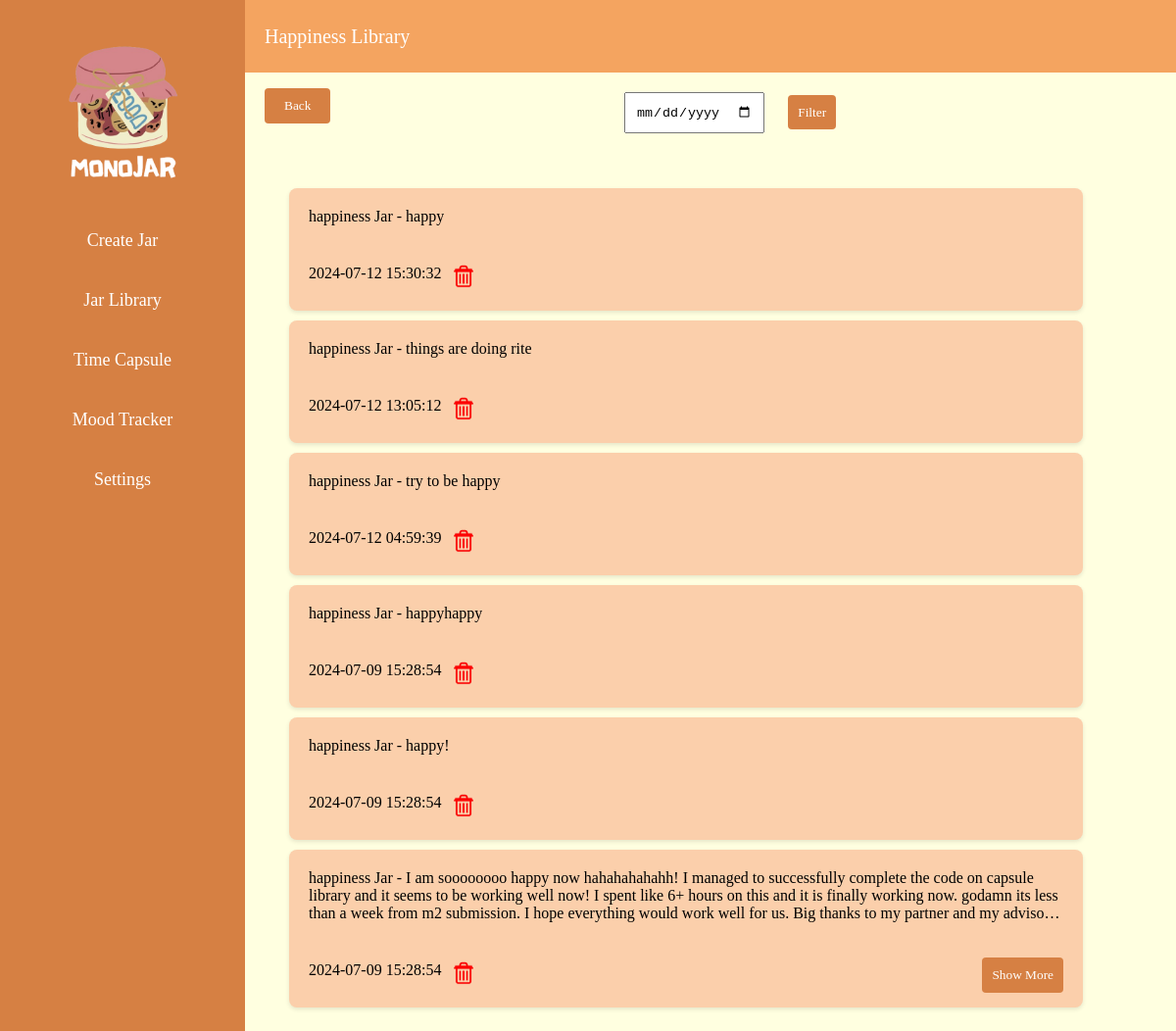
/happinessLibrary/wangjiaa, run on an earlier commit of the app's database.
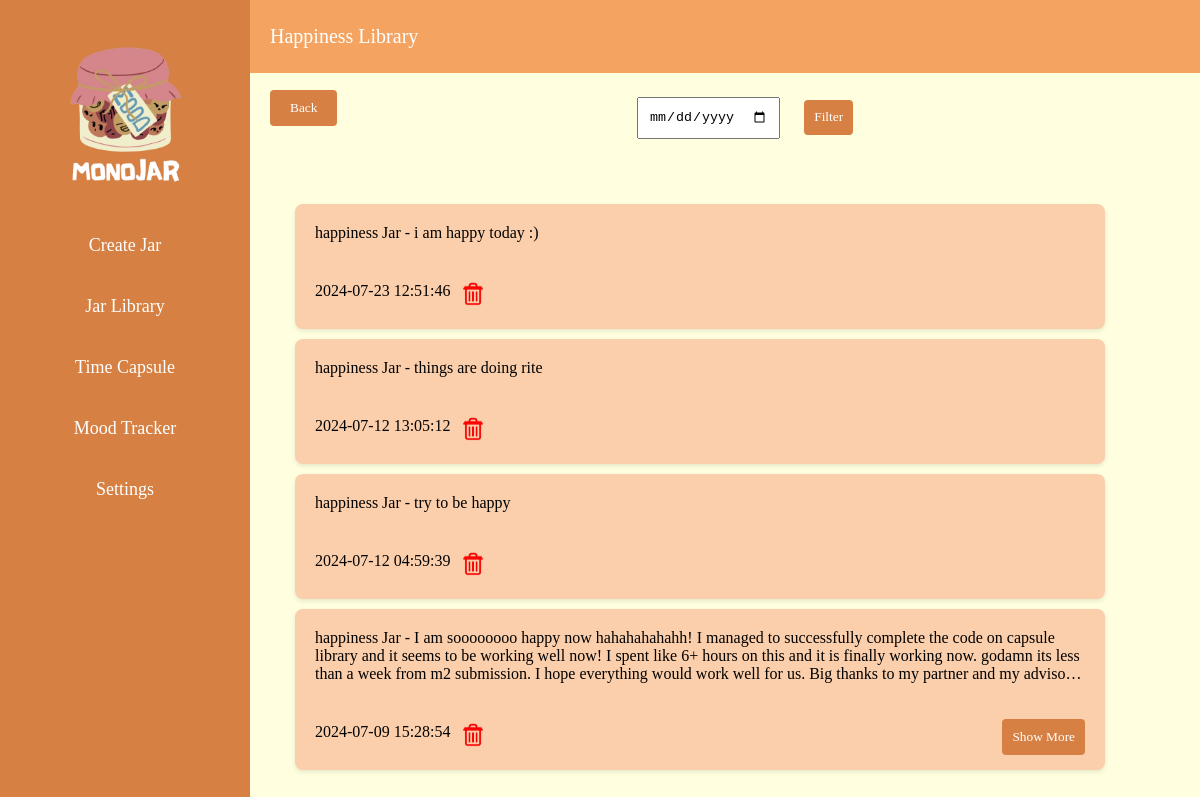
And on a later commit of the database.
### tables this page shows
CREATE TABLE jars (
                id INTEGER PRIMARY KEY AUTOINCREMENT,
                username TEXT NOT NULL,
                type TEXT NOT NULL,
                content TEXT NOT NULL, created_at TIMESTAMP,
                FOREIGN KEY (username) REFERENCES users(username) ON DELETE CASCADE
            );

### Backend/app.py (the view)
@app.route('/happinessLibrary/<username>')
def happiness_library(username):
    jars = query_jars(username, 'happiness')
    return render_template('happinessLibrary.html', jars=jars, username=username)

### Backend/app.py (called while the page is built)
def query_jars(username, jar_type):
    conn = get_db()
    cursor = conn.cursor()
    cursor.execute('''
        SELECT id, type, content, created_at
        FROM jars
        WHERE username = ? AND type = ?
        ORDER BY created_at DESC
    ''', (username, jar_type))
    rows = cursor.fetchall()
    conn.close()
    jars = [{'id': row[0], 'type': row[1], 'content': row[2], 'created_at': row[3]} for row in rows]
    return jars

### Frontend/templates/happinessLibrary.html
{% extends 'base.html' %}
{% block content %}
<div class="main-content">
    <div class="header">
        <div class="title">Happiness Library</div>
    </div>
    <div class="content">
        <a href="/createJar/{{ username }}">
            <button class="back-button">Back</button>
        </a>
        <form id="filter-form" method="GET" action="/filterHappinessJars/{{ username }}">
            <input type="date" name="filter-date" id="filter-date">
            <button type="submit">Filter</button>
        </form>
        <ul id="jar-list">
            {% for jar in jars %}
            <li class="content jar collapsed" id="jar-{{ jar.id }}">
                <p>{{ jar.type }} Jar - {{ jar.content }}</p>
                <div class="jar-controls">
                    <span class="created-at">{{ jar.created_at }}</span>
                    <button class="delete-button" data-jar-id="{{ jar.id }}">
                        <img src="/static/image/deleteIcon.png" alt="Delete">
                    </button>
                    <button class="expand-button" data-jar-id="{{ jar.id }}">Show More</button>
                </div>
            </li>
            {% endfor %}
        </ul>
    </div>
</div>
{% endblock %}

### Frontend/templates/base.html (shortened to what this page needs)
<!DOCTYPE html>
<html lang="en">
    <head>
        <link rel="stylesheet" href="/static/css/sidebarStyle.css">
        <link rel="stylesheet" href="/static/css/createJarStyle.css">
        <link rel="stylesheet" href="/static/css/libraryStyle.css">
        <link rel="stylesheet" href="/static/css/capsuleStyle.css">
        <link rel="stylesheet" href="/static/css/capsuleLibrary.css">
        <link rel="stylesheet" href="/static/css/moodCalendar.css">
        <link rel="stylesheet" href="https://cdn.jsdelivr.net/npm/fullcalendar@5.11.0/main.min.css">
        <link rel="stylesheet" href="/static/css/moodTrend.css">
        <link rel="stylesheet" href="/static/css/jarAppearance.css">
        <link rel="stylesheet" href="/static/css/guideStyle.css">
        <link rel="stylesheet" href="/static/css/aboutStyle.css">
    </head>
    <body>
        <div class="container">
            {% include 'sidebar.html' %}
            {% block content %}{% endblock %}
        </div>
    </body>
</html>

### Frontend/templates/sidebar.html (shortened to what this page needs)
<div class="sidebar">
    <div class="logo">
        <img src="/static/image/MonoJarLogo.jpg" alt="MonoJar Logo">
    </div>
    <a href="#" class="main-tab" data-target="createjar-submenu">Create Jar</a>
    <a href="#" class="main-tab" data-target="library-submenu">Jar Library</a>
    <a href="#" class="main-tab" data-target="capsule-submenu">Time Capsule</a>
    <a href="#" class="main-tab" data-target="mood-submenu">Mood Tracker</a>
    <a href="#" class="main-tab" data-target="settings-submenu">Settings</a>
</div>

### Frontend/static/css/sidebarStyle.css (style rules this page uses)
body { font-family: 'Georgia', serif; margin: 0; padding: 0; background-color: #FFFFE0; }
.container { display: flex; height: 100vh; }
.sidebar { width: 250px; background-color: #d68043; color: #fff; display: flex; font-size: 18px; flex-direction: column; align-items: center; padding: 20px 0; overflow: auto; }
.sidebar a { color: #fff; text-decoration: none; padding: 10px 20px; width: 100%; text-align: center; margin: 10px 0; border-radius: 4px; }
.sidebar .logo img { max-width: 70%; height: auto; display: block; margin: 0 auto; margin-bottom: 20px; }

### Frontend/static/css/createJarStyle.css (style rules this page uses)
.main-content { flex: 1; display: flex; flex-direction: column; overflow: hidden; }
.header { height: 80px; background-color: #F4A460; color: #fff; display: flex; align-items: center; justify-content: space-between; padding: 0 20px; }
.header .title { font-size: 20px; }
.content { display: flex; flex-wrap: wrap; gap: 40px; justify-content: center; align-items: center; width: 100%; height: 100%; overflow-y: auto; }
.back-button { font-family: 'Georgia', serif; position: absolute; top: 90px; left: 270px; padding: 10px 20px; background-color: #d68043; color: #fff; border: none; border-radius: 4px; cursor: pointer; }

### Frontend/static/css/libraryStyle.css (style rules this page uses)
.jar { background-color: #fbcfab; border-radius: 8px; box-shadow: 0 2px 4px rgba(0, 0, 0, 0.1); padding: 20px; max-width: 90%; width: 900px; height: fit-content; box-sizing: border-box; text-decoration: none; color: inherit; display: flex; flex-direction: column; align-items: flex-start; justify-content: space-between; transition: transform 0.2s; margin-bottom: 10px; overflow: hidden; position: relative; }
.jar p { margin: 0; text-align: left; white-space: pre-wrap; overflow: hidden; transition: max-height 0.3s ease; }
.jar-controls { display: flex; justify-content: center; }
button.expand-button { font-family: 'Georgia', serif; padding: 10px; color: #fff; background-color: #d68043; border: none; border-radius: 4px; cursor: pointer; margin-top: 10px; position: absolute; bottom: 15px; right: 20px; }
button.delete-button { padding: 0; background-color: transparent; border: none; cursor: pointer; }
button.delete-button img { width: 24px; height: 24px; }
.created-at { margin-right: 10px; }
.jar.collapsed p { max-height: 200px; display: -webkit-box; -webkit-line-clamp: 3; -webkit-box-orient: vertical; overflow: hidden; text-overflow: ellipsis; }
.jar.collapsed { max-height: 200px; }
#filter-form { margin-top: 20px; }
#filter-date { margin-right: 20px; padding: 10px; }
#filter-form button { font-family: 'Georgia', serif; padding: 5px 10px; background-color: #d68043; color: #fff; border: none; border-radius: 4px; cursor: pointer; height: 35px; }

What changed in the data, as far as the page shows it:
removed jars: type "happiness", content "happy", created_at "2024-07-12 15:30:32"
removed jars: type "happiness", content "happyhappy", created_at "2024-07-09 15:28:54"
removed jars: type "happiness", content "happy!", created_at "2024-07-09 15:28:54"
added jars: type "happiness", content "i am happy today :)", created_at "2024-07-23 12:51:46"
